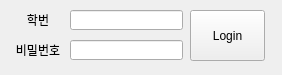
<?xml version="1.0" encoding="UTF-8"?>
<ui version="4.0">
 <class>MainWindow</class>
 <widget class="QMainWindow" name="MainWindow">
  <property name="geometry">
   <rect>
    <x>0</x>
    <y>0</y>
    <width>282</width>
    <height>75</height>
   </rect>
  </property>
  <property name="windowTitle">
   <string>JJ Cyber Campus</string>
  </property>
  <widget class="QWidget" name="centralwidget">
   <widget class="QLineEdit" name="login_id">
    <property name="geometry">
     <rect>
      <x>70</x>
      <y>10</y>
      <width>113</width>
      <height>20</height>
     </rect>
    </property>
   </widget>
   <widget class="QLineEdit" name="login_pw">
    <property name="geometry">
     <rect>
      <x>70</x>
      <y>40</y>
      <width>113</width>
      <height>20</height>
     </rect>
    </property>
    <property name="echoMode">
     <enum>QLineEdit::Password</enum>
    </property>
   </widget>
   <widget class="QPushButton" name="login_button">
    <property name="geometry">
     <rect>
      <x>190</x>
      <y>10</y>
      <width>75</width>
      <height>51</height>
     </rect>
    </property>
    <property name="text">
     <string>Login</string>
    </property>
   </widget>
   <widget class="QLabel" name="id_label">
    <property name="geometry">
     <rect>
      <x>10</x>
      <y>10</y>
      <width>56</width>
      <height>20</height>
     </rect>
    </property>
    <property name="text">
     <string>학번</string>
    </property>
    <property name="alignment">
     <set>Qt::AlignCenter</set>
    </property>
   </widget>
   <widget class="QLabel" name="pw_label">
    <property name="geometry">
     <rect>
      <x>10</x>
      <y>40</y>
      <width>56</width>
      <height>20</height>
     </rect>
    </property>
    <property name="text">
     <string>비밀번호</string>
    </property>
    <property name="alignment">
     <set>Qt::AlignCenter</set>
    </property>
   </widget>
  </widget>
 </widget>
 <resources/>
 <connections/>
</ui>
